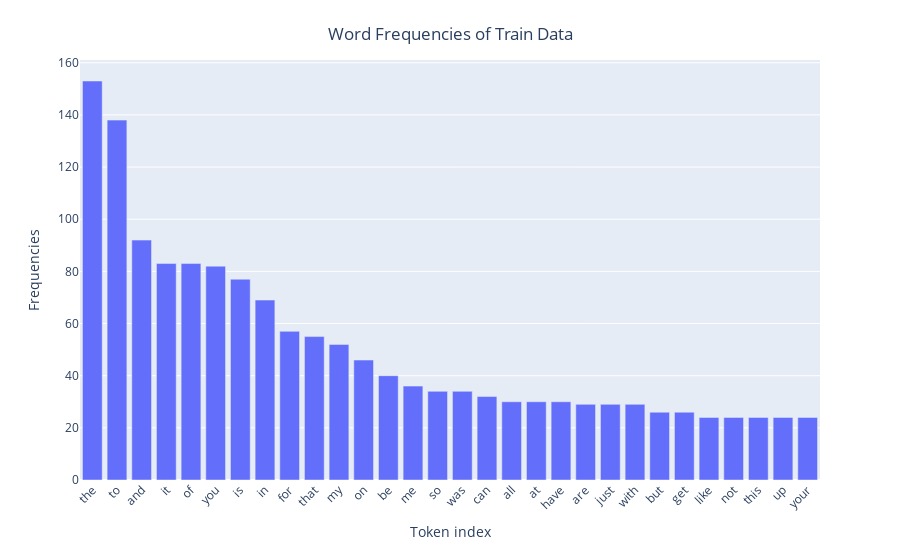

Notebook cell for this chart:
### Code cell
test_top_30 = find_top_30(test_df)

### Figure 1 — Plotly figure (JSON) as saved in the notebook; plotly's stock layout.template omitted (floating-point values rounded to 4 significant figures)
{"data": [{"alignmentgroup": "True", "hovertemplate": "x=%{x}<br>y=%{y}<extra></extra>", "legendgroup": "", "marker": {"color": "#636efa", "pattern": {"shape": ""}}, "name": "", "offsetgroup": "", "orientation": "v", "showlegend": false, "textposition": "auto", "type": "bar", "x": ["the", "to", "and", "it", "of", "you", "is", "in", "for", "that", "my", "on", "be", "me", "so", "was", "can", "all", "at", "have", "are", "just", "with", "but", "get", "like", "not", "this", "up", "your"], "xaxis": "x", "y": [153, 138, 92, 83, 83, 82, 77, 69, 57, 55, 52, 46, 40, 36, 34, 34, 32, 30, 30, 30, 29, 29, 29, 26, 26, 24, 24, 24, 24, 24], "yaxis": "y"}], "layout": {"barmode": "relative", "legend": {"tracegroupgap": 0}, "margin": {"t": 60}, "title": {"text": "Word Frequencies of Train Data", "x": 0.5, "xanchor": "center", "y": 0.95}, "xaxis": {"anchor": "y", "domain": [0, 1], "tickangle": -45, "title": {"text": "Token index"}}, "yaxis": {"anchor": "x", "domain": [0, 1], "title": {"text": "Frequencies"}}}}
